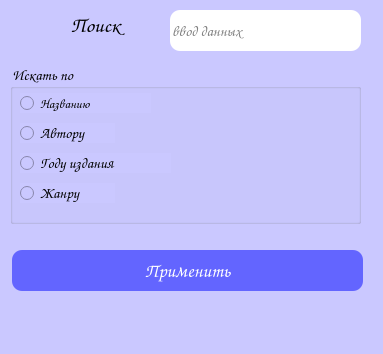
<?xml version="1.0" encoding="UTF-8"?>
<ui version="4.0">
 <class>FilterWindow</class>
 <widget class="QMainWindow" name="FilterWindow">
  <property name="geometry">
   <rect>
    <x>0</x>
    <y>0</y>
    <width>383</width>
    <height>354</height>
   </rect>
  </property>
  <property name="windowTitle">
   <string>Фильтр поиска</string>
  </property>
  <property name="styleSheet">
   <string notr="true">background-color: rgb(202, 200, 255);
</string>
  </property>
  <widget class="QWidget" name="centralwidget">
   <widget class="QLabel" name="label_6">
    <property name="geometry">
     <rect>
      <x>10</x>
      <y>10</y>
      <width>171</width>
      <height>31</height>
     </rect>
    </property>
    <property name="font">
     <font>
      <family>Comic Sans MS</family>
      <pointsize>16</pointsize>
      <weight>50</weight>
      <bold>false</bold>
     </font>
    </property>
    <property name="text">
     <string>Поиск</string>
    </property>
    <property name="alignment">
     <set>Qt::AlignCenter</set>
    </property>
   </widget>
   <widget class="QGroupBox" name="groupBox">
    <property name="geometry">
     <rect>
      <x>10</x>
      <y>63</y>
      <width>351</width>
      <height>161</height>
     </rect>
    </property>
    <property name="font">
     <font>
      <family>Comic Sans MS</family>
      <pointsize>11</pointsize>
      <weight>75</weight>
      <bold>true</bold>
     </font>
    </property>
    <property name="title">
     <string>Искать по</string>
    </property>
    <widget class="QRadioButton" name="btnAuthor">
     <property name="geometry">
      <rect>
       <x>10</x>
       <y>60</y>
       <width>95</width>
       <height>20</height>
      </rect>
     </property>
     <property name="font">
      <font>
       <family>Comic Sans MS</family>
       <pointsize>11</pointsize>
       <weight>50</weight>
       <bold>false</bold>
      </font>
     </property>
     <property name="text">
      <string>Автору</string>
     </property>
    </widget>
    <widget class="QRadioButton" name="btnYear">
     <property name="geometry">
      <rect>
       <x>10</x>
       <y>90</y>
       <width>151</width>
       <height>20</height>
      </rect>
     </property>
     <property name="font">
      <font>
       <family>Comic Sans MS</family>
       <pointsize>11</pointsize>
      </font>
     </property>
     <property name="text">
      <string>Году издания</string>
     </property>
    </widget>
    <widget class="QRadioButton" name="btnGenre">
     <property name="geometry">
      <rect>
       <x>10</x>
       <y>120</y>
       <width>95</width>
       <height>20</height>
      </rect>
     </property>
     <property name="font">
      <font>
       <family>Comic Sans MS</family>
       <pointsize>11</pointsize>
      </font>
     </property>
     <property name="text">
      <string>Жанру</string>
     </property>
    </widget>
    <widget class="QRadioButton" name="btnTitle">
     <property name="geometry">
      <rect>
       <x>10</x>
       <y>30</y>
       <width>131</width>
       <height>20</height>
      </rect>
     </property>
     <property name="font">
      <font>
       <family>Comic Sans MS</family>
       <pointsize>10</pointsize>
      </font>
     </property>
     <property name="text">
      <string>Названию</string>
     </property>
    </widget>
   </widget>
   <widget class="QPushButton" name="applyFilters">
    <property name="geometry">
     <rect>
      <x>12</x>
      <y>250</y>
      <width>351</width>
      <height>41</height>
     </rect>
    </property>
    <property name="font">
     <font>
      <family>Comic Sans MS</family>
      <pointsize>14</pointsize>
     </font>
    </property>
    <property name="styleSheet">
     <string notr="true">background-color: rgb(99, 101, 255);
color: rgb(255, 255, 255);
border-radius:10%</string>
    </property>
    <property name="text">
     <string>Применить</string>
    </property>
   </widget>
   <widget class="QLineEdit" name="inputSearch">
    <property name="geometry">
     <rect>
      <x>170</x>
      <y>10</y>
      <width>191</width>
      <height>41</height>
     </rect>
    </property>
    <property name="font">
     <font>
      <family>Comic Sans MS</family>
      <pointsize>11</pointsize>
     </font>
    </property>
    <property name="styleSheet">
     <string notr="true">background-color: rgb(255, 255, 255);
border-radius:10%</string>
    </property>
    <property name="placeholderText">
     <string>ввод данных</string>
    </property>
   </widget>
  </widget>
  <widget class="QMenuBar" name="menubar">
   <property name="geometry">
    <rect>
     <x>0</x>
     <y>0</y>
     <width>383</width>
     <height>26</height>
    </rect>
   </property>
  </widget>
  <widget class="QStatusBar" name="statusbar"/>
 </widget>
 <resources/>
 <connections/>
</ui>
